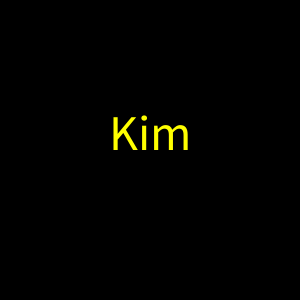
Frame 1 (no input)
Frame 60 (the mouse pressed at the canvas centre just before this capture): identical to frame 1, image omitted
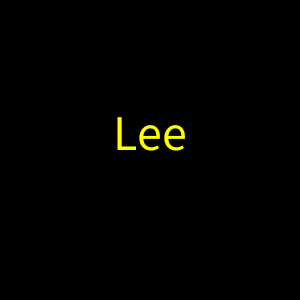
Frame 120 (the mouse held since frame 60 and released just before this capture)

The Processing sketch that drew these frames (run headless with seeded random() and noise(); from frame 60 on, the mouse is pressed at the canvas centre):

// Processing sketch: ex09_04
// ── ex09_04.pde
// 세 개의 문자열이 1초 간격으로 차례로 표시

String[] c = {"Kim", "Lee", "Park"};
int index = 0;

void setup() {
  size(300, 300);
}

void draw() {
  background(0);
  fill(255, 255, 0);
  textSize(50);
  textAlign(CENTER);
  text(c[index], width/2, height/2);
  if (frameCount % 60 == 0) {
    index++;
    if (index == 3) {
      index = 0;
    }
  }
}
